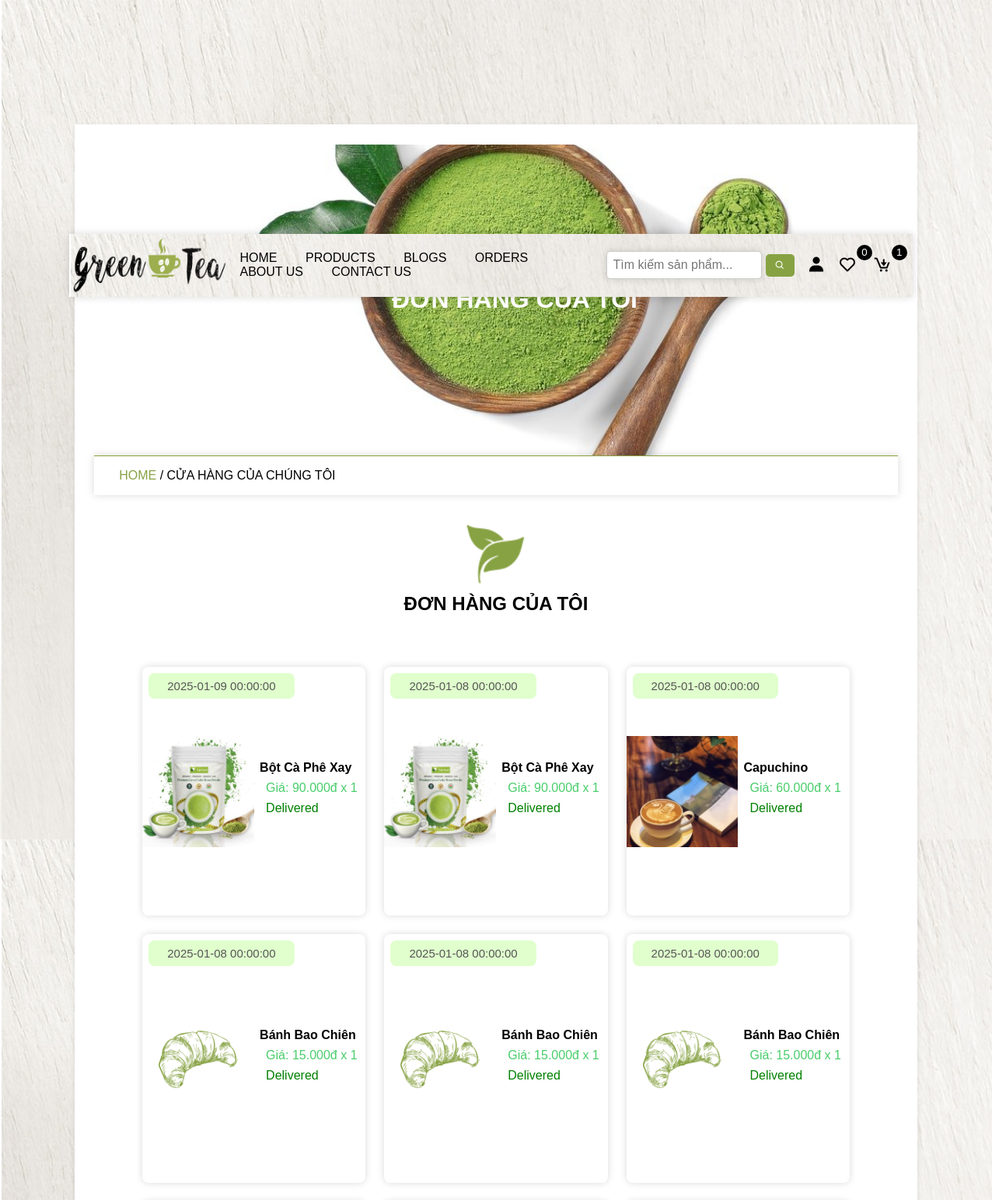
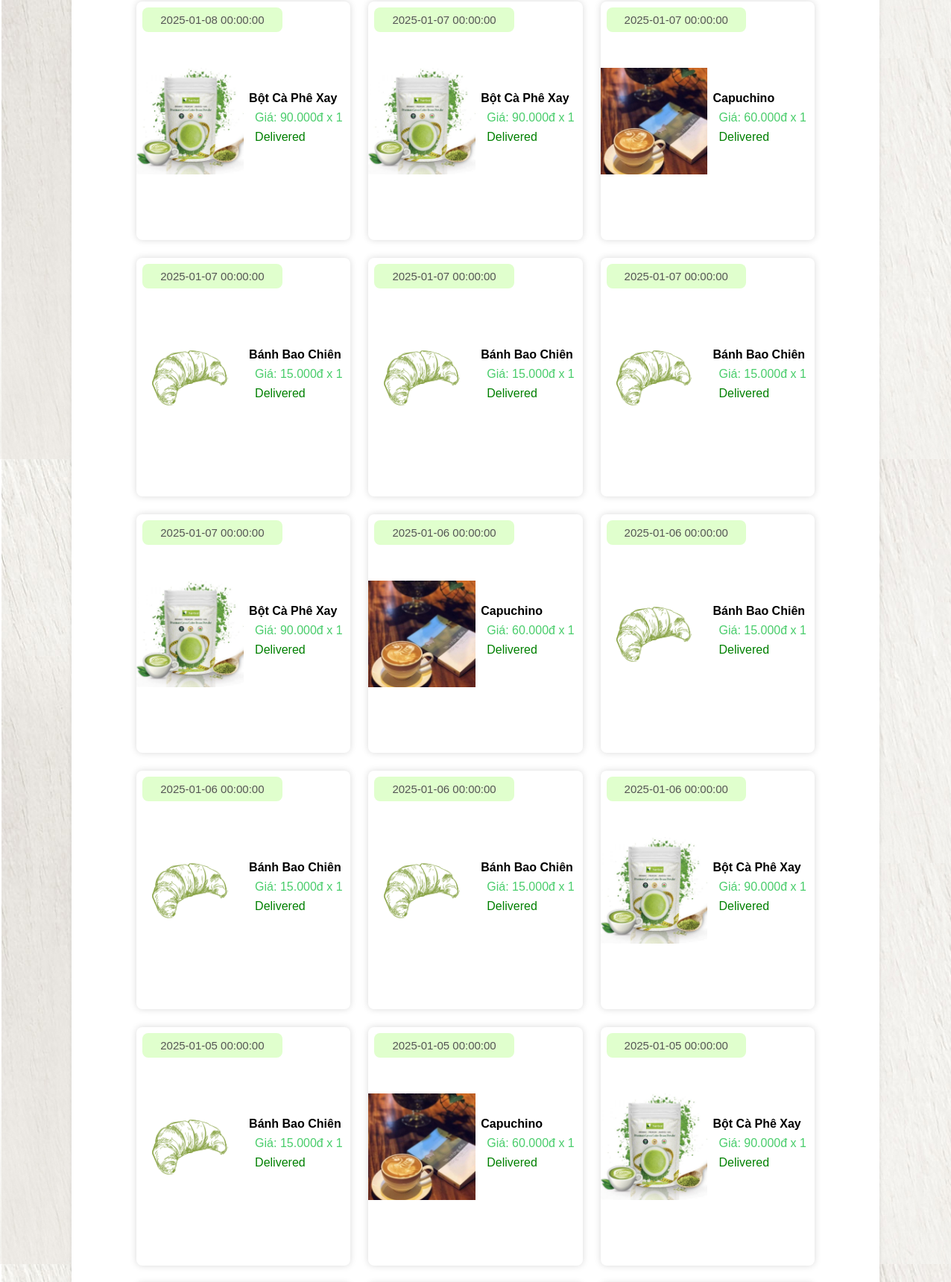
The app's page /order.php (upper part) with its own data (2 pictures, top to bottom).
### tables this page shows
CREATE TABLE `orders` (
  `id` varchar(20) NOT NULL,
  `user_id` varchar(20) NOT NULL,
  `name` varchar(100) NOT NULL,
  `number` int(20) NOT NULL,
  `email` varchar(100) NOT NULL,
  `address` varchar(255) NOT NULL,
  `address_type` varchar(10) NOT NULL,
  `method` varchar(50) NOT NULL,
  `product_id` varchar(20) NOT NULL,
  `price` int(10) NOT NULL,
  `qty` varchar(2) NOT NULL,
  `date` datetime NOT NULL,
  `status` varchar(50) NOT NULL,
  `payment_status` varchar(100) NOT NULL
);

CREATE TABLE `products` (
  `id` varchar(20) NOT NULL,
  `name` varchar(250) NOT NULL,
  `price` int(50) NOT NULL,
  `image` varchar(255) NOT NULL,
  `product_detail` varchar(1000) NOT NULL,
  `status` varchar(100) NOT NULL
);

### order.php (the view, shortened to what this page needs)
<?php
include 'connect.php';
if(isset($_SESSION['user_id'])){
    $user_id = $_SESSION['user_id'];
}else{
    $user_id = '';
}
?>
<!DOCTYPE html>
<html lang="en">
<head>
    <link href='https://unpkg.com/boxicons@2.1.4/css/boxicons.min.css' rel='stylesheet'>
</head>
<body>
    <?php include 'header.php'; ?>
    <div class="main">
        <div class="banner">
            <h1>Đơn hàng của tôi</h1>
        </div>
        <div class="title2">
            <a href="home.php">Home</a><span> / Cửa hàng của chúng tôi</span>
        </div>
        <section class="orders">
            <div class="box-container">
                <div class="title">
                    <img src="img/download.png" alt="" class="logo">
                    <h1>Đơn hàng của tôi</h1>
                </div>
            </div>
            <div class="box-container">
                <?php
                    $select_orders = $conn->prepare("SELECT * FROM `orders` WHERE user_id = ? ORDER BY date DESC");
                    $select_orders->execute([$user_id]);
                    if($select_orders->rowCount() > 0){
                        while($fetch_order = $select_orders->fetch(PDO::FETCH_ASSOC)){
                            $select_products = $conn->prepare("SELECT * FROM `products` WHERE id = ?");
                            $select_products->execute([$fetch_order['product_id']]);
                            if($select_products->rowCount() > 0){
                                $fetch_product = $select_products->fetch(PDO::FETCH_ASSOC);
                ?>
                                <div class="box" id="box-order" style="<?php if($fetch_order['status'] == 'cancelled') { echo 'border: 2px solid red'; } ?>">
                                    <a href="view_order.php?get_id=<?= $fetch_order['id']; ?>">
                                        <p class="date"><i class="bi bi-calendar-fill"></i> <span><?= $fetch_order['date']; ?></span></p>
                                        <img src="img/<?= $fetch_product['image']; ?>" alt="" class="image">
                                        <div class="row">
                                            <h3 class="name"><?= $fetch_product['name']; ?></h3>
                                            <p class="price">
                                                Giá: <?= number_format($fetch_order['price'], 0, '.', '.'); ?>đ x <?= $fetch_order['qty']; ?>
                                            </p>
                                            <p class="status" style="color:<?php
                                                if($fetch_order['status'] == 'delivered'){
                                                    echo 'green';
                                                } elseif($fetch_order['status'] == 'canceled-nv'){
                                                    echo 'red';
                                                } elseif($fetch_order['status'] == 'canceled-kh'){
                                                    echo 'brown';
                                                } else if($fetch_order['status'] == 'in progress') {
                                                    echo 'blue';
                                                }else{
                                                    echo 'orange';
                                                }
                                            ?>"><?= $fetch_order['status']; ?></p>
                                        </div>
                                    </a>
                                </div>
                <?php
                            }
                        }
                    } else {
                        echo '<p class="empty">Không có đơn hàng nào</p>';
                    }
                ?>
            </div>
        </section>
    </div>
</body>
</html>

### records on screen
orders: date "2025-01-09 00:00:00", product.image (picture), product.name "Bột Cà Phê Xay", price "90.000", qty "1", status "Delivered"
orders: date "2025-01-08 00:00:00", product.image (picture), product.name "Bột Cà Phê Xay", price "90.000", qty "1", status "Delivered"
orders: date "2025-01-08 00:00:00", product.image (picture), product.name "Capuchino", price "60.000", qty "1", status "Delivered"
orders: date "2025-01-08 00:00:00", product.image (picture), product.name "Bánh Bao Chiên", price "15.000", qty "1", status "Delivered"
orders: date "2025-01-08 00:00:00", product.image (picture), product.name "Bánh Bao Chiên", price "15.000", qty "1", status "Delivered"
orders: date "2025-01-08 00:00:00", product.image (picture), product.name "Bánh Bao Chiên", price "15.000", qty "1", status "Delivered"
orders: date "2025-01-08 00:00:00", product.image (picture), product.name "Bột Cà Phê Xay", price "90.000", qty "1", status "Delivered"
orders: date "2025-01-07 00:00:00", product.image (picture), product.name "Bột Cà Phê Xay", price "90.000", qty "1", status "Delivered"
orders: date "2025-01-07 00:00:00", product.image (picture), product.name "Capuchino", price "60.000", qty "1", status "Delivered"
orders: date "2025-01-07 00:00:00", product.image (picture), product.name "Bánh Bao Chiên", price "15.000", qty "1", status "Delivered"
orders: date "2025-01-07 00:00:00", product.image (picture), product.name "Bánh Bao Chiên", price "15.000", qty "1", status "Delivered"
orders: date "2025-01-07 00:00:00", product.image (picture), product.name "Bánh Bao Chiên", price "15.000", qty "1", status "Delivered"
orders: date "2025-01-07 00:00:00", product.image (picture), product.name "Bột Cà Phê Xay", price "90.000", qty "1", status "Delivered"
orders: date "2025-01-06 00:00:00", product.image (picture), product.name "Capuchino", price "60.000", qty "1", status "Delivered"
orders: date "2025-01-06 00:00:00", product.image (picture), product.name "Bánh Bao Chiên", price "15.000", qty "1", status "Delivered"
orders: date "2025-01-06 00:00:00", product.image (picture), product.name "Bánh Bao Chiên", price "15.000", qty "1", status "Delivered"
orders: date "2025-01-06 00:00:00", product.image (picture), product.name "Bánh Bao Chiên", price "15.000", qty "1", status "Delivered"
orders: date "2025-01-06 00:00:00", product.image (picture), product.name "Bột Cà Phê Xay", price "90.000", qty "1", status "Delivered"
orders: date "2025-01-05 00:00:00", product.image (picture), product.name "Bánh Bao Chiên", price "15.000", qty "1", status "Delivered"
orders: date "2025-01-05 00:00:00", product.image (picture), product.name "Capuchino", price "60.000", qty "1", status "Delivered"
orders: date "2025-01-05 00:00:00", product.image (picture), product.name "Bột Cà Phê Xay", price "90.000", qty "1", status "Delivered"

### other values on screen
$total_wishlist_items "0"
$total_cart_items "1"
